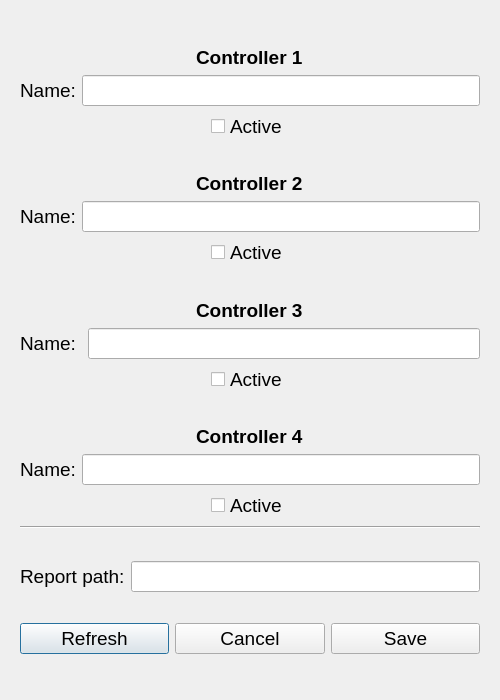
<?xml version="1.0" encoding="UTF-8"?>
<ui version="4.0">
 <class>Dialog</class>
 <widget class="QDialog" name="Dialog">
  <property name="geometry">
   <rect>
    <x>0</x>
    <y>0</y>
    <width>500</width>
    <height>700</height>
   </rect>
  </property>
  <property name="minimumSize">
   <size>
    <width>400</width>
    <height>400</height>
   </size>
  </property>
  <property name="font">
   <font>
    <pointsize>14</pointsize>
   </font>
  </property>
  <property name="windowTitle">
   <string>Settings</string>
  </property>
  <property name="layoutDirection">
   <enum>Qt::LeftToRight</enum>
  </property>
  <property name="locale">
   <locale language="English" country="UnitedStates"/>
  </property>
  <layout class="QVBoxLayout" name="verticalLayout_2">
   <item>
    <widget class="QWidget" name="" native="true">
     <layout class="QVBoxLayout" name="verticalLayout">
      <item>
       <spacer name="verticalSpacer">
        <property name="orientation">
         <enum>Qt::Vertical</enum>
        </property>
        <property name="sizeHint" stdset="0">
         <size>
          <width>20</width>
          <height>40</height>
         </size>
        </property>
       </spacer>
      </item>
      <item>
       <layout class="QVBoxLayout" name="verticalLayout_3">
        <item alignment="Qt::AlignHCenter">
         <widget class="QLabel" name="labelControllerName1">
          <property name="sizePolicy">
           <sizepolicy hsizetype="Maximum" vsizetype="Maximum">
            <horstretch>0</horstretch>
            <verstretch>0</verstretch>
           </sizepolicy>
          </property>
          <property name="font">
           <font>
            <pointsize>14</pointsize>
            <weight>75</weight>
            <bold>true</bold>
           </font>
          </property>
          <property name="text">
           <string>Controller 1</string>
          </property>
         </widget>
        </item>
        <item>
         <layout class="QHBoxLayout" name="horizontalLayout_2">
          <item>
           <widget class="QLabel" name="ControllerName1">
            <property name="text">
             <string>Name:</string>
            </property>
           </widget>
          </item>
          <item>
           <widget class="QLineEdit" name="lineEditCN1"/>
          </item>
         </layout>
        </item>
        <item alignment="Qt::AlignHCenter">
         <widget class="QCheckBox" name="checkBoxActive1">
          <property name="sizePolicy">
           <sizepolicy hsizetype="Fixed" vsizetype="Fixed">
            <horstretch>100</horstretch>
            <verstretch>0</verstretch>
           </sizepolicy>
          </property>
          <property name="layoutDirection">
           <enum>Qt::LeftToRight</enum>
          </property>
          <property name="autoFillBackground">
           <bool>false</bool>
          </property>
          <property name="inputMethodHints">
           <set>Qt::ImhNone</set>
          </property>
          <property name="text">
           <string>Active</string>
          </property>
          <property name="checked">
           <bool>false</bool>
          </property>
          <property name="autoRepeat">
           <bool>false</bool>
          </property>
          <property name="tristate">
           <bool>false</bool>
          </property>
         </widget>
        </item>
       </layout>
      </item>
      <item>
       <spacer name="verticalSpacer_2">
        <property name="orientation">
         <enum>Qt::Vertical</enum>
        </property>
        <property name="sizeHint" stdset="0">
         <size>
          <width>20</width>
          <height>40</height>
         </size>
        </property>
       </spacer>
      </item>
      <item>
       <layout class="QVBoxLayout" name="verticalLayout_4">
        <item alignment="Qt::AlignHCenter">
         <widget class="QLabel" name="labelControllerName2">
          <property name="sizePolicy">
           <sizepolicy hsizetype="Maximum" vsizetype="Maximum">
            <horstretch>0</horstretch>
            <verstretch>0</verstretch>
           </sizepolicy>
          </property>
          <property name="font">
           <font>
            <pointsize>14</pointsize>
            <weight>75</weight>
            <bold>true</bold>
           </font>
          </property>
          <property name="text">
           <string>Controller 2</string>
          </property>
         </widget>
        </item>
        <item>
         <layout class="QHBoxLayout" name="horizontalLayout">
          <item>
           <widget class="QLabel" name="ControllerName2">
            <property name="text">
             <string>Name:</string>
            </property>
           </widget>
          </item>
          <item>
           <widget class="QLineEdit" name="lineEditCN2"/>
          </item>
         </layout>
        </item>
        <item alignment="Qt::AlignHCenter">
         <widget class="QCheckBox" name="checkBoxActive2">
          <property name="sizePolicy">
           <sizepolicy hsizetype="Maximum" vsizetype="Fixed">
            <horstretch>0</horstretch>
            <verstretch>0</verstretch>
           </sizepolicy>
          </property>
          <property name="text">
           <string>Active</string>
          </property>
         </widget>
        </item>
       </layout>
      </item>
      <item>
       <spacer name="verticalSpacer_3">
        <property name="orientation">
         <enum>Qt::Vertical</enum>
        </property>
        <property name="sizeHint" stdset="0">
         <size>
          <width>20</width>
          <height>40</height>
         </size>
        </property>
       </spacer>
      </item>
      <item>
       <layout class="QVBoxLayout" name="verticalLayout_5">
        <item alignment="Qt::AlignHCenter">
         <widget class="QLabel" name="labelControllerName3">
          <property name="sizePolicy">
           <sizepolicy hsizetype="Maximum" vsizetype="Preferred">
            <horstretch>0</horstretch>
            <verstretch>0</verstretch>
           </sizepolicy>
          </property>
          <property name="font">
           <font>
            <pointsize>14</pointsize>
            <weight>75</weight>
            <bold>true</bold>
           </font>
          </property>
          <property name="text">
           <string>Controller 3</string>
          </property>
         </widget>
        </item>
        <item>
         <layout class="QHBoxLayout" name="horizontalLayout_3">
          <item>
           <widget class="QLabel" name="ControllerName3">
            <property name="text">
             <string>Name: </string>
            </property>
           </widget>
          </item>
          <item>
           <widget class="QLineEdit" name="lineEditCN3"/>
          </item>
         </layout>
        </item>
        <item alignment="Qt::AlignHCenter">
         <widget class="QCheckBox" name="checkBoxActive3">
          <property name="sizePolicy">
           <sizepolicy hsizetype="Maximum" vsizetype="Fixed">
            <horstretch>0</horstretch>
            <verstretch>0</verstretch>
           </sizepolicy>
          </property>
          <property name="text">
           <string>Active</string>
          </property>
         </widget>
        </item>
       </layout>
      </item>
      <item>
       <spacer name="verticalSpacer_4">
        <property name="orientation">
         <enum>Qt::Vertical</enum>
        </property>
        <property name="sizeHint" stdset="0">
         <size>
          <width>20</width>
          <height>40</height>
         </size>
        </property>
       </spacer>
      </item>
      <item>
       <layout class="QVBoxLayout" name="verticalLayout_6">
        <item alignment="Qt::AlignHCenter">
         <widget class="QLabel" name="labelControllerName4">
          <property name="sizePolicy">
           <sizepolicy hsizetype="Maximum" vsizetype="Preferred">
            <horstretch>0</horstretch>
            <verstretch>0</verstretch>
           </sizepolicy>
          </property>
          <property name="font">
           <font>
            <pointsize>14</pointsize>
            <weight>75</weight>
            <bold>true</bold>
           </font>
          </property>
          <property name="text">
           <string>Controller 4</string>
          </property>
         </widget>
        </item>
        <item>
         <layout class="QHBoxLayout" name="horizontalLayout_4">
          <item>
           <widget class="QLabel" name="ControllerName4">
            <property name="text">
             <string>Name:</string>
            </property>
           </widget>
          </item>
          <item>
           <widget class="QLineEdit" name="lineEditCN4">
            <property name="text">
             <string/>
            </property>
            <property name="clearButtonEnabled">
             <bool>false</bool>
            </property>
           </widget>
          </item>
         </layout>
        </item>
        <item alignment="Qt::AlignHCenter">
         <widget class="QCheckBox" name="checkBoxActive4">
          <property name="sizePolicy">
           <sizepolicy hsizetype="Maximum" vsizetype="Fixed">
            <horstretch>0</horstretch>
            <verstretch>0</verstretch>
           </sizepolicy>
          </property>
          <property name="text">
           <string>Active</string>
          </property>
         </widget>
        </item>
       </layout>
      </item>
      <item>
       <widget class="Line" name="line">
        <property name="orientation">
         <enum>Qt::Horizontal</enum>
        </property>
       </widget>
      </item>
      <item>
       <spacer name="verticalSpacer_6">
        <property name="orientation">
         <enum>Qt::Vertical</enum>
        </property>
        <property name="sizeHint" stdset="0">
         <size>
          <width>20</width>
          <height>40</height>
         </size>
        </property>
       </spacer>
      </item>
      <item>
       <layout class="QHBoxLayout" name="horizontalLayout_5">
        <item>
         <widget class="QLabel" name="labelReportPath">
          <property name="text">
           <string>Report path:</string>
          </property>
         </widget>
        </item>
        <item>
         <widget class="QLineEdit" name="lineEditReportPath"/>
        </item>
       </layout>
      </item>
      <item>
       <spacer name="verticalSpacer_7">
        <property name="orientation">
         <enum>Qt::Vertical</enum>
        </property>
        <property name="sizeHint" stdset="0">
         <size>
          <width>20</width>
          <height>40</height>
         </size>
        </property>
       </spacer>
      </item>
      <item>
       <layout class="QHBoxLayout" name="horizontalLayout_6">
        <item>
         <widget class="QPushButton" name="pushButtonRefresh">
          <property name="text">
           <string>Refresh</string>
          </property>
         </widget>
        </item>
        <item>
         <widget class="QPushButton" name="pushButton_Cancel">
          <property name="text">
           <string>Cancel</string>
          </property>
         </widget>
        </item>
        <item>
         <widget class="QPushButton" name="pushButtonSave">
          <property name="text">
           <string>Save</string>
          </property>
         </widget>
        </item>
       </layout>
      </item>
      <item>
       <spacer name="verticalSpacer_5">
        <property name="orientation">
         <enum>Qt::Vertical</enum>
        </property>
        <property name="sizeHint" stdset="0">
         <size>
          <width>20</width>
          <height>40</height>
         </size>
        </property>
       </spacer>
      </item>
     </layout>
    </widget>
   </item>
  </layout>
 </widget>
 <tabstops>
  <tabstop>lineEditCN1</tabstop>
  <tabstop>checkBoxActive1</tabstop>
  <tabstop>lineEditCN2</tabstop>
  <tabstop>checkBoxActive2</tabstop>
  <tabstop>lineEditCN3</tabstop>
  <tabstop>checkBoxActive3</tabstop>
  <tabstop>lineEditCN4</tabstop>
  <tabstop>checkBoxActive4</tabstop>
 </tabstops>
 <resources/>
 <connections/>
</ui>
